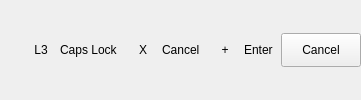
           <widget class="QWidget" name="legendOSKshift">
            <layout class="QHBoxLayout" name="legendLayoutshift">
             <property name="leftMargin">
              <number>0</number>
             </property>
             <property name="topMargin">
              <number>0</number>
             </property>
             <property name="rightMargin">
              <number>0</number>
             </property>
             <property name="bottomMargin">
              <number>0</number>
             </property>
             <property name="spacing">
              <number>8</number>
             </property>
             <item>
              <widget class="QLabel" name="icon_controller_shift">
               <property name="minimumSize">
                <size>
                 <width>22</width>
                 <height>18</height>
                </size>
               </property>
               <property name="maximumSize">
                <size>
                 <width>22</width>
                 <height>18</height>
                </size>
               </property>
              </widget>
             </item>
             <item>
              <widget class="QLabel" name="key_stick_shift">
               <property name="text">
                <string notr="true">L3</string>
               </property>
               <property name="alignment">
                <set>Qt::AlignCenter</set>
               </property>
               <property name="minimumSize">
                <size>
                 <width>22</width>
                 <height>20</height>
                </size>
               </property>
               <property name="maximumSize">
                <size>
                 <width>16777215</width>
                 <height>20</height>
                </size>
               </property>
              </widget>
             </item>
             <item>
              <widget class="QLabel" name="label_shift_shift">
               <property name="text">
                <string notr="true">Caps Lock</string>
               </property>
              </widget>
             </item>
             <item>
              <spacer name="legendGapshift1">
               <property name="orientation">
                <enum>Qt::Horizontal</enum>
               </property>
               <property name="sizeType">
                <enum>QSizePolicy::Fixed</enum>
               </property>
               <property name="sizeHint">
                <size>
                 <width>6</width>
                 <height>0</height>
                </size>
               </property>
              </spacer>
             </item>
             <item>
              <widget class="QLabel" name="key_cancel_shift">
               <property name="text">
                <string notr="true">X</string>
               </property>
               <property name="alignment">
                <set>Qt::AlignCenter</set>
               </property>
               <property name="minimumSize">
                <size>
                 <width>22</width>
                 <height>20</height>
                </size>
               </property>
               <property name="maximumSize">
                <size>
                 <width>16777215</width>
                 <height>20</height>
                </size>
               </property>
              </widget>
             </item>
             <item>
              <widget class="QLabel" name="label_cancel_shift">
               <property name="text">
                <string notr="true">Cancel</string>
               </property>
              </widget>
             </item>
             <item>
              <spacer name="legendGapshift2">
               <property name="orientation">
                <enum>Qt::Horizontal</enum>
               </property>
               <property name="sizeType">
                <enum>QSizePolicy::Fixed</enum>
               </property>
               <property name="sizeHint">
                <size>
                 <width>6</width>
                 <height>0</height>
                </size>
               </property>
              </spacer>
             </item>
             <item>
              <widget class="QLabel" name="key_enter_shift">
               <property name="text">
                <string notr="true">+</string>
               </property>
               <property name="alignment">
                <set>Qt::AlignCenter</set>
               </property>
               <property name="minimumSize">
                <size>
                 <width>22</width>
                 <height>20</height>
                </size>
               </property>
               <property name="maximumSize">
                <size>
                 <width>16777215</width>
                 <height>20</height>
                </size>
               </property>
              </widget>
             </item>
             <item>
              <widget class="QLabel" name="label_enter_shift">
               <property name="text">
                <string notr="true">Enter</string>
               </property>
              </widget>
             </item>
             <item>
              <spacer name="legendStretchshift">
               <property name="orientation">
                <enum>Qt::Horizontal</enum>
               </property>
               <property name="sizeHint">
                <size>
                 <width>0</width>
                 <height>0</height>
                </size>
               </property>
              </spacer>
             </item>
             <item>
              <widget class="QPushButton" name="button_cancel_shift">
               <property name="minimumSize">
                <size>
                 <width>0</width>
                 <height>34</height>
                </size>
               </property>
               <property name="focusPolicy">
                <enum>Qt::NoFocus</enum>
               </property>
               <property name="text">
                <string>Cancel</string>
               </property>
              </widget>
             </item>
            </layout>
           </widget>
